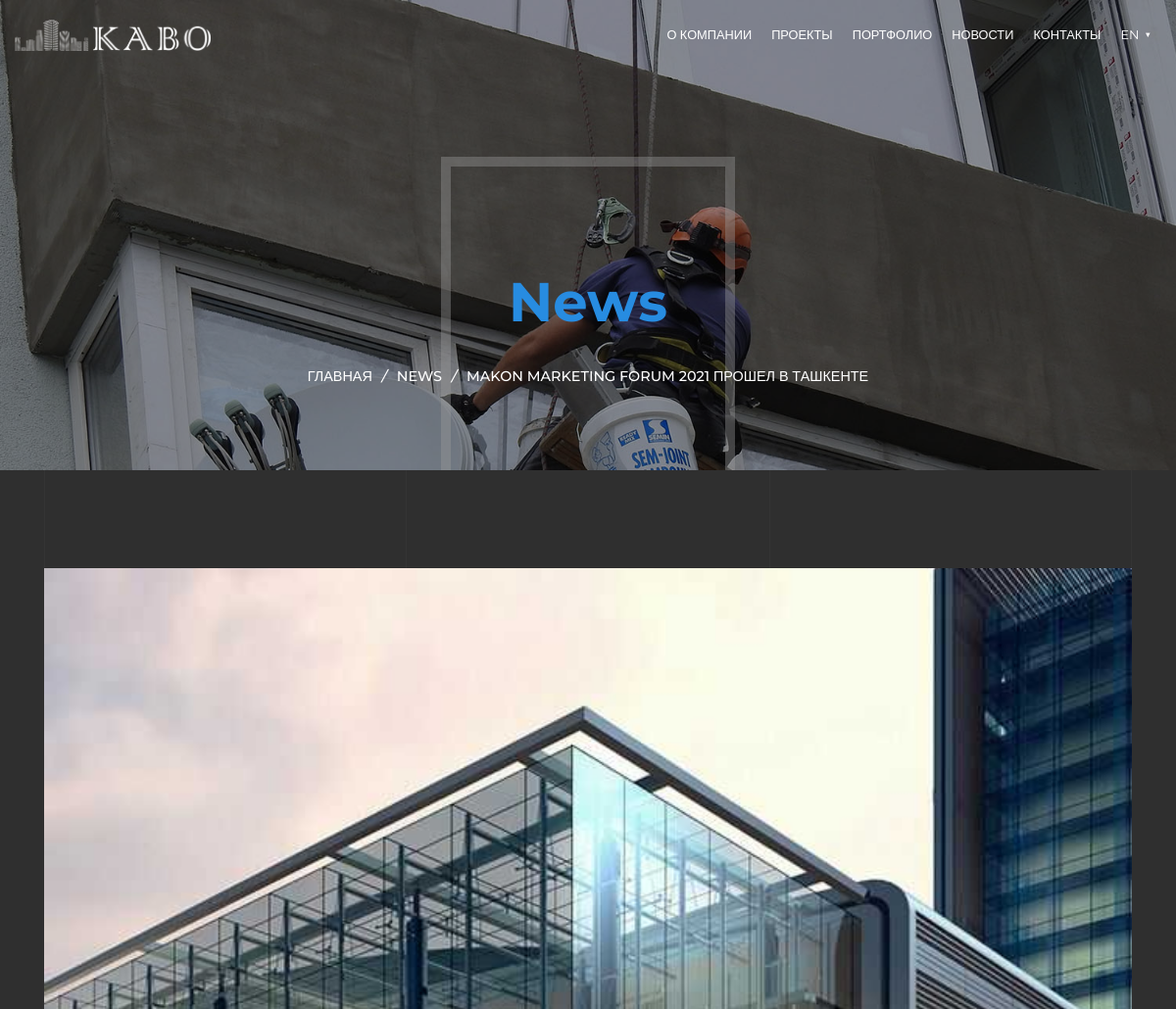
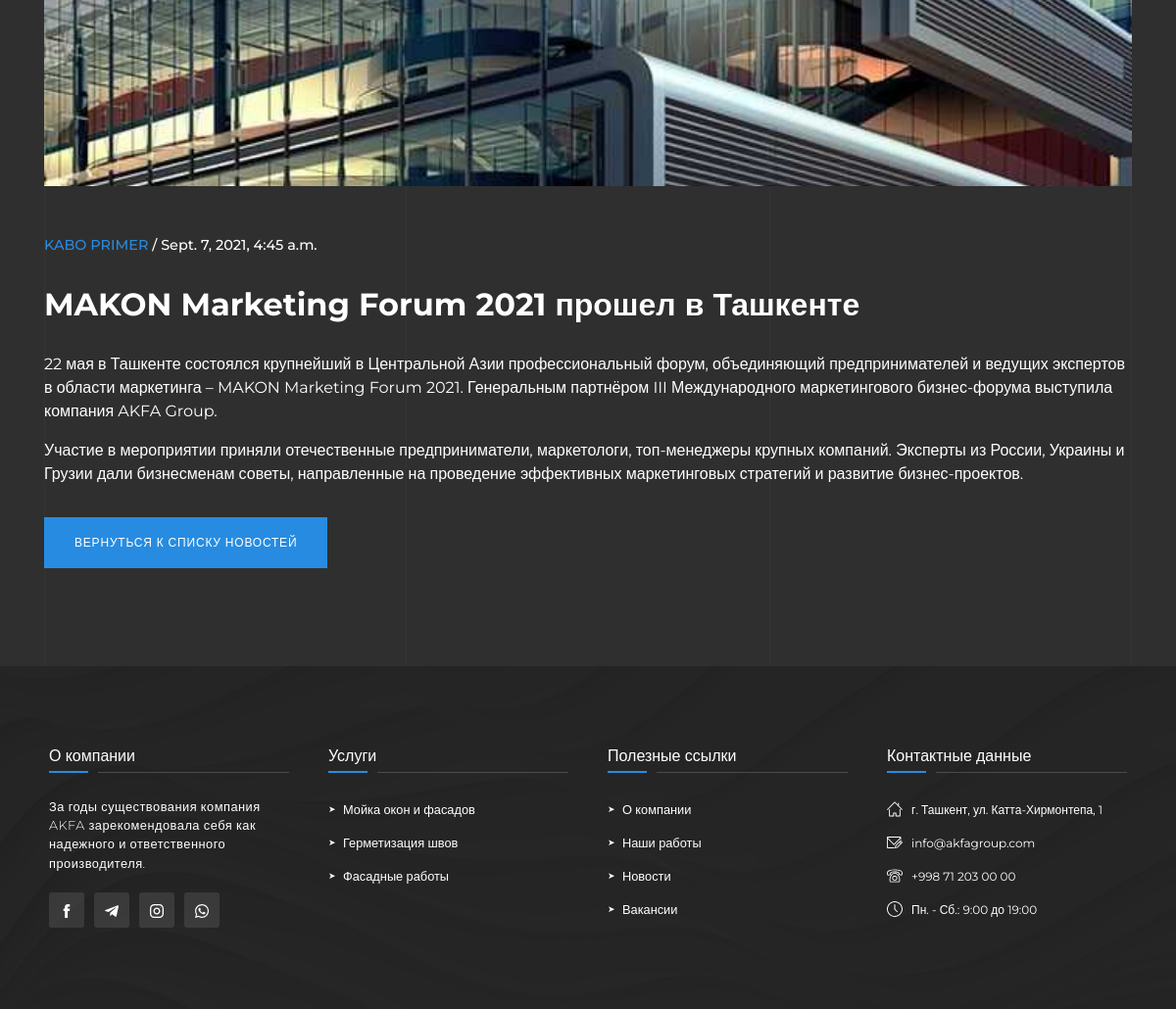
/news/7890-3450, run on the app's committed database (2 pictures, top to bottom).
### news/models.py (models this page shows, shortened)
class PageTitleModel(models.Model):
    name = models.CharField(max_length=150, null=True, blank=True)
    page_promo = models.FileField(upload_to=upload_location, blank=True, null=True)
    image = models.ImageField(upload_to=upload_location, blank=True, null=True)
    class Meta:
        verbose_name = 'Page Title'
        verbose_name_plural = 'Page Title'

class NewsModel(models.Model):
    name = models.CharField(max_length=500, blank=True, null=True)
    image = models.ImageField(upload_to=upload_location, blank=True, null=True)
    text = RichTextField(blank=True, null=True)
    date_published = models.DateTimeField(auto_now_add=True, verbose_name="date_published")
    slug = models.SlugField(blank=True, unique=True)
    class Meta:
        verbose_name = 'News'
        verbose_name_plural = 'News'

### news/views.py (the view)
# urls.py: path('<slug>', detail_news_view, name='news-individual'),
def detail_news_view(request, slug):
    context = {}
    news_post = get_object_or_404(NewsModel, slug=slug)
    promo = PageTitleModel.objects.all()[:1]
    context['news_post'] = news_post
    context['promo'] = promo
    return render(request, 'pages/news_item.html', context)

### news/templates/pages/news_item.html
{% extends 'base.html' %}
{% load static %}
{% load i18n %}
{% block content %}
    <header class="header_promo other_pages_header">
        {% for prom in promo %}
        <div class="header_promo_background" style="background-image: url('{{prom.image.url}}')"></div>
        <div class="video_overlay"></div>
            <div class="header_promo_video">
                <video autoplay loop muted playsinline webkit-playsinline poster="#" preload="none">
                    <source src="{{prom.page_promo.url}}" type="video/mp4"/>
                </video>
            </div>
            <div class="header_promo_title">
                <h1><span>{{prom.name}}</span></h1>
                <ul class="header_promo_breadcrumbs">
                    <li>
                        <a href="{% url 'home' %}">Главная</a><i>/</i>
                    </li>
                    <li>
                        <a href="{% url 'news:news' %}">{{prom.name}}</a><i>/</i>
                    </li>
                    <li>
                        <a href="">{{news_post.name}}</a>
                    </li>
                </ul>
            </div>
        {% endfor %}
    </header>
        <section class="news">
            <div class="container">
                <div class="section_content">
                    <div class="row">
                        <div class="col-md-12">
                            <div class="news_individual">
                                <img src="{{news_post.image.url}}" alt="">
                                <p class="news_date"> <span>Kabo Primer </span>/ {{news_post.date_published}} </p>
                                <h2 class="news_title">{{news_post.name}}</h2>
                                <p>
                                    {{news_post.text|safe}}
                                </p>
                                <a href="{% url 'news:news' %}" class="active-btn mt-3"><span>Вернуться к списку новостей</span></a>
                            </div>
                        </div>
                    </div>
                </div>
            </div>
        </section>
{% endblock content %}

### static/css/style.css (style rules this page uses)
* { margin: 0; -webkit-box-sizing: border-box; box-sizing: border-box; }
html, body { width: 100%; margin: 0; padding: 0; font-family: "Montserrat", sans-serif; overflow-x: hidden; }
a { text-decoration: none !important; }
ul { list-style: none; padding: 0; margin: 0; }
p { line-height: 150%; }
.navigation, .navigation_items::before, .navigation_dropdown, .navigation_dropdown li a, .navigation .lang_dropdown button, .navigation .lang_link span, .showOverlay, .mobile_menu, .active-btn, .active-btn::before, .services_block_in a, .services_block_in a::before, .services_block_in a h4, .news_image img, .footer_links a, .social_icons li, .team_items img, .projects_img, .projects_img img, .projects_img::before, .work_navi a { -webkit-transition: all 0.3s linear; transition: all 0.3s linear; }
.header_promo { position: relative; overflow: hidden; top: 0; left: 0; width: 100%; height: 100vh; z-index: 5; }
.header_promo_background { width: 100%; height: 100vh; position: absolute; z-index: 1; background-size: cover; background-repeat: no-repeat; }
.header_promo_video { width: 100%; height: 100vh; position: absolute; z-index: 2; }
.header_promo_video video { width: 100%; height: 100vh; -o-object-fit: cover; object-fit: cover; }
.header_promo_title { top: 50%; left: 50%; width: 100%; position: absolute; -webkit-transform: translate(-50%, -50%); transform: translate(-50%, -50%); z-index: 3; color: #fff; text-align: center; }
.header_promo_title h1 { font-size: 4em; font-weight: 700; margin-bottom: 30px; }
.header_promo_title h1 span { color: #278ce1; }
.header_promo_breadcrumbs { display: -webkit-box; display: -ms-flexbox; display: flex; text-align: center; -webkit-box-pack: center; -ms-flex-pack: center; justify-content: center; }
.header_promo_breadcrumbs a, .header_promo_breadcrumbs span, .header_promo_breadcrumbs i { color: #fff; text-transform: uppercase; font-weight: 500; font-size: 0.9em; }
.header_promo_breadcrumbs i { margin: 0 10px; }
.other_pages_header { height: 60vh; }
.other_pages_header h1 { font-size: 3.5em; }
.other_pages_header .header_promo_title { top: 70%; }
.other_pages_header::after { position: absolute; content: ""; width: 300px; height: calc(100% - 150px); border: 10px solid rgba(255, 255, 255, 0.4); bottom: -10px; left: 50%; -webkit-transform: translateX(-50%); transform: translateX(-50%); z-index: 2; }
.video_overlay { width: 100%; height: 100vh; position: absolute; top: 0; left: 0; background: rgba(0, 0, 0, 0.4); z-index: 3; }
.active-btn { position: relative; display: inline-block; margin: 0; width: -webkit-max-content; width: -moz-max-content; width: max-content; padding: 0 30px; vertical-align: top; color: #fff; font: 12px "Montserrat", sans-serif; font-weight: 500; text-transform: uppercase; line-height: 50px; letter-spacing: 0.8px; border: 1px solid #278ce1; background: #278ce1; border-radius: 0; -webkit-box-shadow: none; box-shadow: none; cursor: pointer; }
.active-btn::before { position: absolute; display: block; width: 0; height: 100%; top: 0; left: 0; background: #fff; content: ""; }
.active-btn span { position: relative; display: block; z-index: 5; }
.section_content { width: 100%; display: block; position: relative; padding: 100px 0; z-index: 99; }
.section_content::before { position: absolute; display: block; width: 33.33%; height: 100%; top: 0; left: 0; border-left: 1px solid #343434; border-right: 1px solid #343434; content: ""; z-index: -1; }
.section_content::after { position: absolute; display: block; width: 33.33%; height: 100%; top: 0; right: 0; border-left: 1px solid #343434; border-right: 1px solid #343434; content: ""; z-index: -1; }
.news { background: #2f2f2f; z-index: 999; }
.news_individual { color: #fff; }
.news_individual img { height: 80vh; width: 100%; -o-object-fit: cover; object-fit: cover; margin-bottom: 50px; }
.news_individual h2 { font-weight: bold; margin: 30px 0; }
.news_date { color: #fff; font-weight: 500; font-size: 0.9em; }
.news_date span { color: #278ce1; text-transform: uppercase; }

### data on the page
PageTitleModel: image (picture), name "News", name "NEWS"
NewsModel: name "MAKON MARKETING FORUM 2021 ПРОШЕЛ В ТАШКЕНТЕ", image (picture), date_published "Sept. 7, 2021, 4:45 a.m.", name "MAKON Marketing Forum 2021 прошел в Ташкенте", text "22 мая в Ташкенте состоялся крупнейший в Центральной Азии профессиональный форум, объединяющий предпринимателей и ведущих экспертов в области маркетинга – MAKON Marketing Forum 2021. Генеральным партнёром III Международного маркетингового бизнес-форума выступила компания AKFA Group. Участие в мероприятии приняли отечественные предприниматели, маркетологи, топ-менеджеры крупных компаний. Эксперты из России, Украины и Грузии дали бизнесменам советы, направленные на проведение эффективных маркетинговых стратегий и развитие бизнес-проектов."

### other printed values
{{ LANGUAGE_CODE }} "EN"
